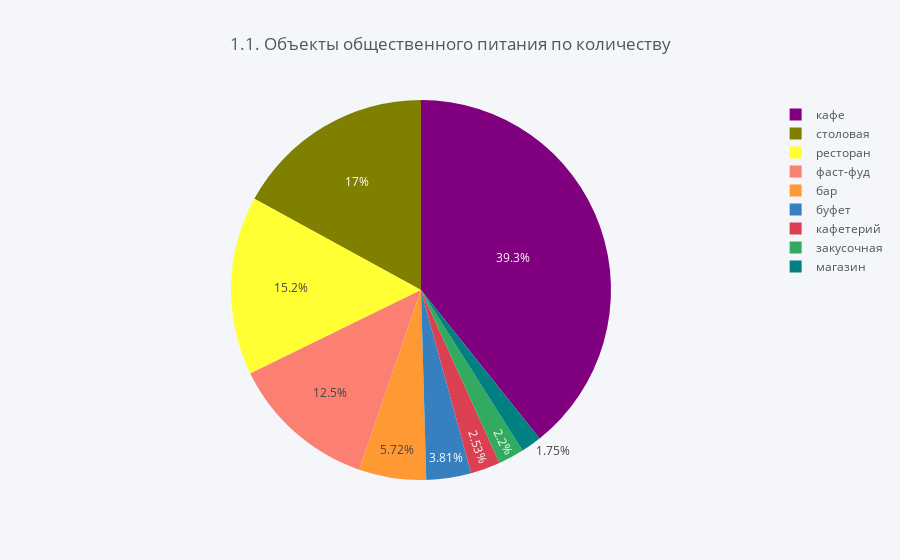

The notebook cell this image was saved under:
### Markdown cell above
#### 1. Исследуйте соотношение видов объектов общественного питания по количеству. Постройте график.

### Code cell
rest.groupby('type')['seats'].count().reset_index().iplot(  kind='pie'
                                                          , labels='type'
                                                          , values='seats'
                                                          , title='1.1. Объекты общественного питания по количеству')

### Figure 1 — Plotly figure (JSON) as saved in the notebook; plotly's stock layout.template omitted (floating-point values rounded to 4 significant figures)
{"data": [{"labels": ["бар", "буфет", "закусочная", "кафе", "кафетерий", "магазин ", "ресторан", "столовая", "фаст-фуд"], "marker": {"colors": ["rgba(255, 153, 51, 1.0)", "rgba(55, 128, 191, 1.0)", "rgba(50, 171, 96, 1.0)", "rgba(128, 0, 128, 1.0)", "rgba(219, 64, 82, 1.0)", "rgba(0, 128, 128, 1.0)", "rgba(255, 255, 51, 1.0)", "rgba(128, 128, 0, 1.0)", "rgba(251, 128, 114, 1.0)"]}, "name": "", "type": "pie", "values": [820, 546, 315, 5626, 362, 250, 2178, 2440, 1788]}], "layout": {"legend": {"bgcolor": "#F5F6F9", "font": {"color": "#4D5663"}}, "paper_bgcolor": "#F5F6F9", "plot_bgcolor": "#F5F6F9", "title": "1.1. Объекты общественного питания по количеству", "titlefont": {"color": "#4D5663"}}}
